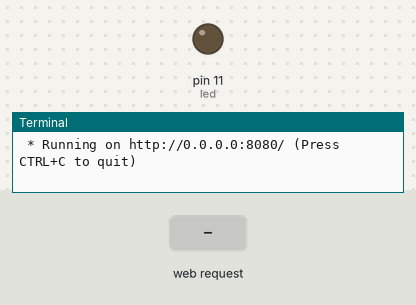
Bench run of a program on a simulated Raspberry Pi (header pin numbers). Shown: output pins drawn as LEDs (lit = HIGH), the last lines printed to the terminal. The test bench sets the inputs (shaded band). The clock reads 2024-03-15 10:24:30 at power-on unless the program sets it.

Above: at 1.2 s.
1.3 s: HTTP request for /On received
At 1.7 s:
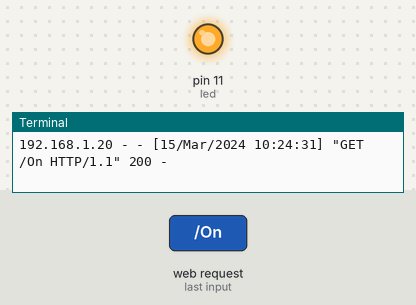
2.8 s: HTTP request for /Off received
At 4.1 s:
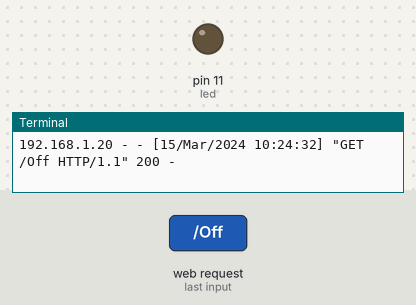
Timing chart, 0 to 5.8 s (numbered marks = the images above; inputs shaded):
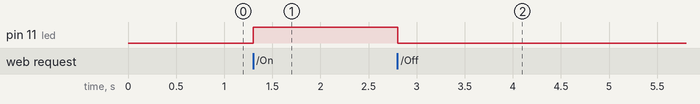

Measured:
- after the input at 1.3 s, pin 11 (led): LOW → HIGH at once
- after the input at 2.8 s, pin 11 (led): HIGH → LOW at once

The program:

basicExample.py
```python
#!/usr/bin/env python

import RPi.GPIO as GPIO
from bottle import route, run, static_file

GPIO.setmode(GPIO.BOARD)

led = 11

GPIO.setup(led, GPIO.OUT)


@route('/Off')
def off():
	GPIO.output(led, False)
	return static_file('frownie.png', root = 'images', mimetype='image/png')

@route('/On')
def on():
	GPIO.output(led, True)
	return static_file('smiley.png', root = 'images', mimetype='image/png')

try:
 run(host='0.0.0.0', port=8080, debug=True, reloader=True)
finally:
    GPIO.cleanup()
```
